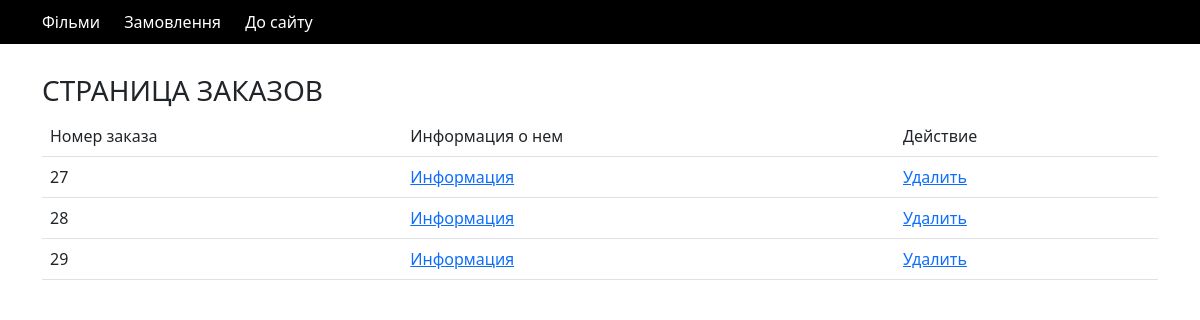
The page /admin/orders.php on the database its author committed.
### tables this page shows
CREATE TABLE `orders` (
  `id` int(11) NOT NULL,
  `name` varchar(255) NOT NULL,
  `date` varchar(255) NOT NULL,
  `time` varchar(255) NOT NULL,
  `row` varchar(255) NOT NULL,
  `place` int(11) NOT NULL,
  `price` int(11) NOT NULL,
  `date_auto` timestamp NOT NULL DEFAULT current_timestamp()
);

### admin/orders.php (the view, shortened to what this page needs)
<?php
$db_host = 'localhost';
$db_user = 'root';
$db_pass = 'root';
$db_database = 'films';
$link = mysqli_connect($db_host, $db_user, $db_pass);
mysqli_select_db($link, $db_database) or die("Нет соединения с БД " . mysqli_error());
mysqli_query($link, "SET names utf8");
$result = mysqli_query($link,"SELECT * FROM orders");
?>
<!doctype html>
<html lang="en">
<head>
    <link rel="stylesheet" href="https://use.fontawesome.com/releases/v5.15.0/css/all.css">
    <link rel="stylesheet" href="/css/bootstrap.min.css">
</head>
<body>
<header style="background: #000 ; padding: 10px 0;margin-bottom: 30px">
    <div class="container">
        <a style="color: #fff; text-decoration: none; padding-right: 20px" href="/admin/index.php">Фільми</a>
        <a style="color: #fff; text-decoration: none; padding-right: 20px"  href="/admin/orders.php">Замовлення</a>
        <a style="color: #fff; text-decoration: none; padding-right: 20px"  href="/">До сайту</a>
    </div>
</header>
<div class="container">
    <h3>СТРАНИЦА ЗАКАЗОВ</h3>
    <table class="table table-hover">
        <tr>
            <td>Номер заказа</td>
            <td>Информация о нем</td>
            <td>Действие</td>
        </tr>
        <? while($res = mysqli_fetch_assoc($result)){
            echo '
                <tr>
                    <td>'.$res['id'].'</td>
                    <td><a href="/admin/order_info.php?id='.$res['id'].'&name='.$res['name'].'">Информация</a></td>
                    <td><a href="/admin/order_delete.php?id='.$res['id'].'&name='.$res['name'].'">Удалить</a></td>
                </tr>';
        }
        ?>
    </table>
</div>
</body>
</html>

### rows shown on the page
orders: id "27"
orders: id "28"
orders: id "29"
